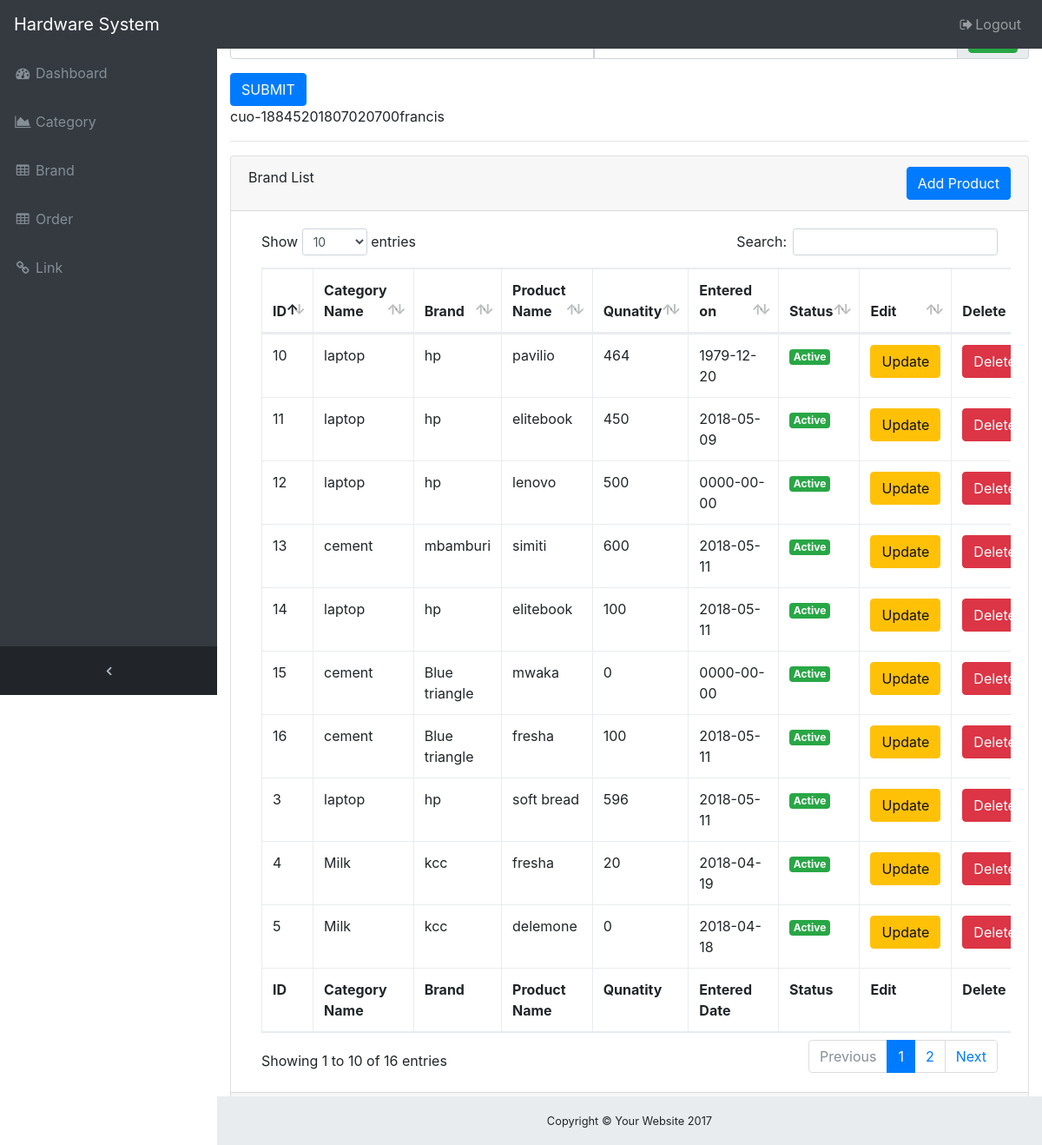
The page /admin/testing.php on the database its author committed.
### tables this page shows
CREATE TABLE `product` (
  `product_name` varchar(100) NOT NULL,
  `product_description` varchar(100) NOT NULL,
  `category` varchar(100) NOT NULL,
  `brand` varchar(100) NOT NULL,
  `available_quantity` varchar(100) NOT NULL,
  `buying_price` varchar(100) NOT NULL,
  `tax` varchar(100) NOT NULL,
  `entered_by` varchar(100) NOT NULL,
  `status` varchar(100) NOT NULL,
  `id` varchar(225) NOT NULL,
  `product_id` int(11) NOT NULL,
  `date_entered` date NOT NULL,
  `product_supplier` varchar(100) NOT NULL,
  `product_unit` varchar(100) NOT NULL,
  `selling_price` varchar(100) NOT NULL
);

### admin/testing.php (the view, shortened to what this page needs)
<!DOCTYPE html>
<html lang="en">
<head>
  <link href="vendor/bootstrap/css/bootstrap.min.css" rel="stylesheet">
  <link href="vendor/font-awesome/css/font-awesome.min.css" rel="stylesheet" type="text/css">
  <link href="vendor/datatables/dataTables.bootstrap4.css" rel="stylesheet">
  <link href="css/sb-admin.css" rel="stylesheet
</head>
<body class="fixed-nav sticky-footer bg-dark" id="page-top">
  <nav class="navbar navbar-expand-lg navbar-dark bg-dark fixed-top" id="mainNav">
    <a class="navbar-brand" href="index.html">Hardware System</a>
    <div class="collapse navbar-collapse" id="navbarResponsive">
      <ul class="navbar-nav navbar-sidenav" id="exampleAccordion">
        <li class="nav-item" data-toggle="tooltip" data-placement="right" title="Dashboard">
          <a class="nav-link" href="index.html">
            <i class="fa fa-fw fa-dashboard"></i>
            <span class="nav-link-text">Dashboard</span>
          </a>
        </li>
        <li class="nav-item" data-toggle="tooltip" data-placement="right" title="Charts">
          <a class="nav-link" href="category.php">
            <i class="fa fa-fw fa-area-chart"></i>
            <span class="nav-link-text">Category</span>
          </a>
        </li>
        <li class="nav-item" data-toggle="tooltip" data-placement="right" title="Tables">
          <a class="nav-link" href="brand.php">
            <i class="fa fa-fw fa-table"></i>
            <span class="nav-link-text">Brand</span>
          </a>
        </li>
		<li class="nav-item" data-toggle="tooltip" data-placement="right" title="order">
		 <a class="nav-link" href="order.php">
		   <i class="fa fa-fw fa-table"></i>
		   <span class="nav-link-text">Order</span>
		 </a>
		</li>
        <li class="nav-item" data-toggle="tooltip" data-placement="right" title="Link">
          <a class="nav-link" href="#">
            <i class="fa fa-fw fa-link"></i>
            <span class="nav-link-text">Link</span>
          </a>
        </li>
      </ul>
      <ul class="navbar-nav sidenav-toggler">
        <li class="nav-item">
          <a class="nav-link text-center" id="sidenavToggler">
            <i class="fa fa-fw fa-angle-left"></i>
          </a>
        </li>
      </ul>
      <ul class="navbar-nav ml-auto">
        <li class="nav-item">
          <a class="nav-link" data-toggle="modal" data-target="#exampleModal">
            <i class="fa fa-fw fa-sign-out"></i>Logout</a>
        </li>
      </ul>
    </div>
  </nav>
  <div class="content-wrapper">
    <div class="container-fluid">
	<form method="post" action="submit.php">
    <div class="form-group fieldGroup">
        <div class="input-group">
            <div class="input-group-addon">
                <a href="javascript:void(0)" class="btn btn-success addMore"><span class="glyphicon glyphicon glyphicon-plus" aria-hidden="true"></span> Add</a>
            </div>
        </div>
    </div>
    <input type="submit" name="submit" class="btn btn-primary" value="SUBMIT"/>
</form>
        <?php
	  $rand= rand(10000,20000);
	  $d=strtotime("today");
	   $todaysdate = date("Ymdms", $d);
	echo  $orderId = "cuo-".$rand."".$todaysdate;
	  echo "francis";
	   ?>
      <hr>
            <div class="card mb-3">
        <div class="card-header" style="text-align:">
		<div class="row">
		  <div class="col-md-8">Brand List</div>
		  <div class="col-md-4 col-pull-right" style="text-align:right"><a class="btn btn-primary" href="login.html" data-toggle="modal" data-target="#product_modal">Add Product</a></div>
		</div>
          </div>
        <div class="card-body">
          <?php
		include('config.php');
		$result=mysqli_query($conn,"select * from `product` where `id`!=' ' ORDER BY id DESC ");
if ($result->num_rows > 0) {
		?>
          <div class="table-responsive">
            <table class="table table-bordered" id="dataTable" width="100%" cellspacing="0">
              <thead>
                <tr>
                  <th>ID</th>
                  <th>Category Name</th>
                  <th>Brand</th>
                  <th>Product Name</th>
                  <th>Qunatity</th>
                  <th>Entered on</th>
                  <th>Status</th>
                  <th>Edit</th>
                  <th>Delete</th>
                </tr>
              </thead>
              <tfoot>
                <tr>
                  <th>ID</th>
                  <th>Category Name</th>
                  <th>Brand</th>
                  <th>Product Name</th>
                  <th>Qunatity</th>
                  <th>Entered Date</th>
                  <th>Status</th>
                  <th>Edit</th>
                  <th>Delete</th>
                </tr>
              </tfoot>
              <tbody>
			  <?php
			  while($row = $result->fetch_assoc()) {
		echo '<form method="POST" action="testing.php" role="form"><tr>
		 <td>';
		  echo $id= $row["id"].
		  '</td><td>'
		  .$row["category"].
		   '</td>
		   <td>'.$row["brand"].'</td>
		   <td>'.$row["product_name"].'</td>
		   <td>'.$row["available_quantity"].'</td>
		   <td>'.$row["date_entered"].'</td>
		   <td><span class="badge btn-success">'.$row["status"].'</span>' ;
		 echo"</td><td>	 <button class='btn btn-warning' href='' data-toggle='modal' type='submit' data-target='#update_brand_modal' value='' name='updateid'  onclick='editBrandFunc(".$row["id"].")' >Update</button>";
		 echo "</td><td><button class='btn btn-danger' href='' data-toggle='modal' type='submit' data-target='#delete_brand_modal' value='' name='deleteBrandbutton'  onclick='deleteBrandFunc(".$row["id"].")' >Delete</button>";
		 echo '</td>
		</tr></form>';
    }
} else {
    echo  json_encode("No Match");
}
			  ?>
              </tbody>
            </table>
          </div>
        </div>
        <div class="card-footer small text-muted">Updated yesterday at 11:59 PM</div>
      </div>
    <footer class="sticky-footer">
      <div class="container">
        <div class="text-center">
          <small>Copyright © Your Website 2017</small>
        </div>
      </div>
    </footer>
  </div>
</body>
</html>

### admin/css/sb-admin.css (style rules this page uses)
html { position: relative; min-height: 100%; }
.content-wrapper { min-height: calc(100vh - 56px); padding-top: 1rem; }
#mainNav .navbar-collapse { overflow: auto; max-height: 75vh; }
#mainNav .navbar-collapse .navbar-nav .nav-item .nav-link { cursor: pointer; }
#mainNav .navbar-collapse .sidenav-toggler { display: none; }
@media (min-width: 992px) { #mainNav .navbar-brand { width: 250px; } }
@media (min-width: 992px) { #mainNav .navbar-collapse { overflow: visible; max-height: none; } }
@media (min-width: 992px) { #mainNav .navbar-collapse .navbar-sidenav { position: absolute; top: 0; left: 0; overflow-x: hidden; overflow-y: auto; -webkit-flex-direction: column; -ms-flex-direction: column; flex-direction: column; margin-top: 56px; } }
@media (min-width: 992px) { #mainNav .navbar-collapse .navbar-sidenav > .nav-item { width: 250px; padding: 0; } }
@media (min-width: 992px) { #mainNav .navbar-collapse .navbar-sidenav > .nav-item > .nav-link { padding: 1em; } }
#mainNav.fixed-top .sidenav-toggler { display: none; }
@media (min-width: 992px) { #mainNav.fixed-top .navbar-sidenav { height: calc(100vh - 112px); } }
@media (min-width: 992px) { #mainNav.fixed-top .sidenav-toggler { position: absolute; top: 0; left: 0; display: flex; overflow-x: hidden; overflow-y: auto; -webkit-flex-direction: column; -ms-flex-direction: column; flex-direction: column; margin-top: calc(100vh - 56px); } }
@media (min-width: 992px) { #mainNav.fixed-top .sidenav-toggler > .nav-item { width: 250px; padding: 0; } }
@media (min-width: 992px) { #mainNav.fixed-top .sidenav-toggler > .nav-item > .nav-link { padding: 1em; } }
#mainNav.fixed-top.navbar-dark .sidenav-toggler { background-color: #212529; }
#mainNav.fixed-top.navbar-dark .sidenav-toggler a i { color: #adb5bd; }
.content-wrapper { overflow-x: hidden; background: white; }
@media (min-width: 992px) { .content-wrapper { margin-left: 250px; } }
#sidenavToggler i { font-weight: 800; }
#mainNav.navbar-dark .navbar-collapse .navbar-sidenav > .nav-item > .nav-link { color: #868e96; }
@media (min-width: 992px) { #mainNav.navbar-dark .navbar-collapse .navbar-sidenav { background: #343a40; } }
footer.sticky-footer { position: absolute; right: 0; bottom: 0; width: 100%; height: 56px; background-color: #e9ecef; line-height: 55px; }
@media (min-width: 992px) { footer.sticky-footer { width: calc(100% - 250px); } }

### rows shown on the page
product: id "5", category "Milk", brand "kcc", product_name "delemone", available_quantity "0", date_entered "2018-04-18", status "Active"
product: id "4", category "Milk", brand "kcc", product_name "fresha", available_quantity "20", date_entered "2018-04-19", status "Active"
product: id "3", category "laptop", brand "hp", product_name "soft bread", available_quantity "596", date_entered "2018-05-11", status "Active"
product: id "16", category "cement", brand "Blue triangle", product_name "fresha", available_quantity "100", date_entered "2018-05-11", status "Active"
product: id "15", category "cement", brand "Blue triangle", product_name "mwaka", available_quantity "0", date_entered "0000-00-00", status "Active"
product: id "14", category "laptop", brand "hp", product_name "elitebook", available_quantity "100", date_entered "2018-05-11", status "Active"
product: id "13", category "cement", brand "mbamburi", product_name "simiti", available_quantity "600", date_entered "2018-05-11", status "Active"
product: id "12", category "laptop", brand "hp", product_name "lenovo", available_quantity "500", date_entered "0000-00-00", status "Active"
product: id "11", category "laptop", brand "hp", product_name "elitebook", available_quantity "450", date_entered "2018-05-09", status "Active"
product: id "10", category "laptop", brand "hp", product_name "pavilio", available_quantity "464", date_entered "1979-12-20", status "Active"
